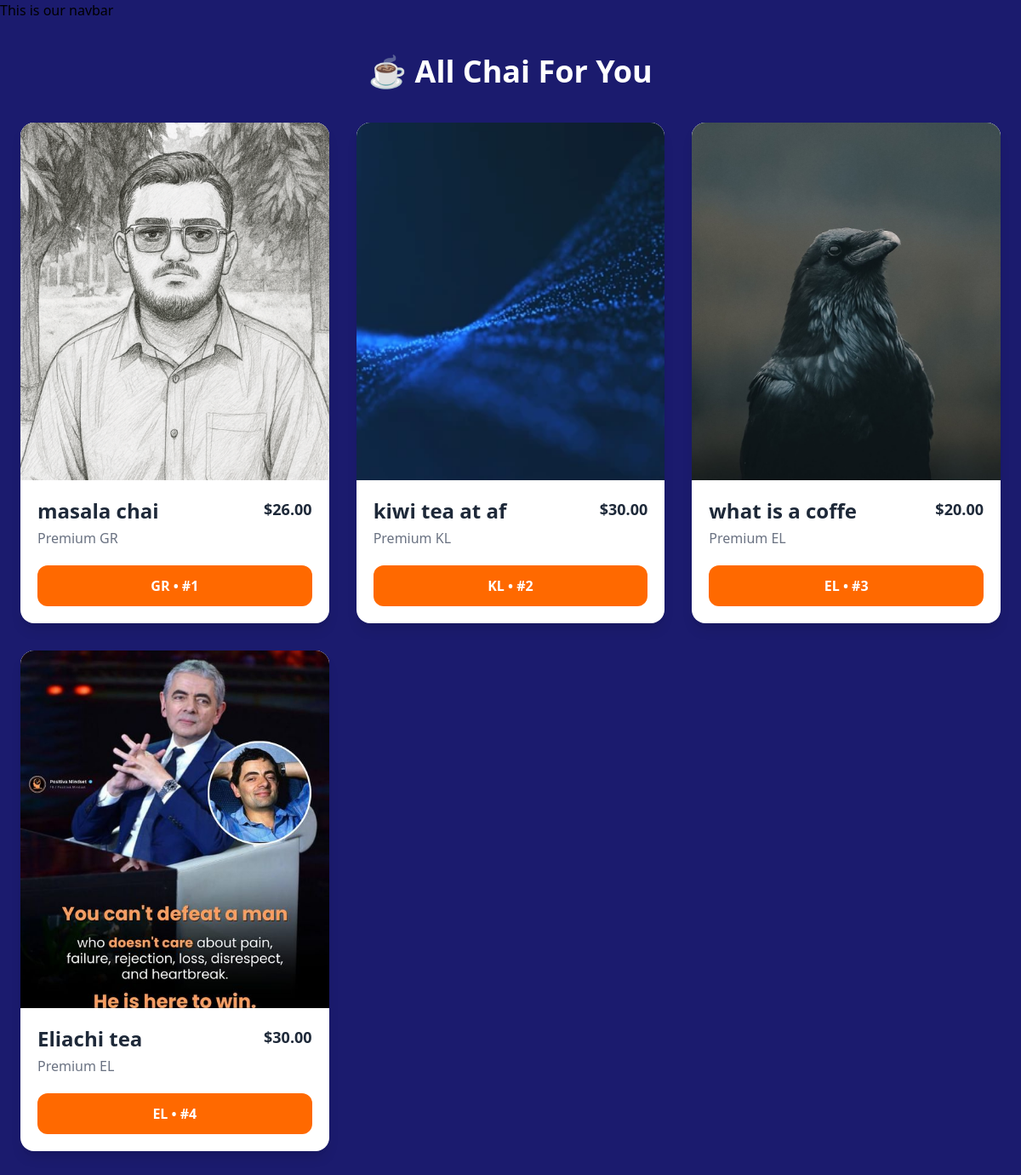
/coffe/, run on the app's committed database.
### coffe/models.py (models this page shows)
class ChaiVarity(models.Model):
    CHAI_TYPE_CHOICE = [
        ('ML','MASALA'),
        ('GR','GINGER'),
        ('KL','KIWI'),
        ('PL','PLAIN'),
        ('EL','ELACHI'),
    ]
    name = models.CharField(max_length = 100)
    image = models.ImageField(upload_to='chai/')
    data_added = models.DateTimeField(default = timezone.now)
    type = models.CharField(max_length=2,choices=CHAI_TYPE_CHOICE)
    description = models.TextField(default = '')
    price = models.DecimalField(max_digits=10, decimal_places=2)

### coffe/views.py (the view)
# urls.py: path('',views.all_coffe,name='all_coffe'),
def all_coffe(request):
    coffis = ChaiVarity.objects.all()
    return render(request,'coffe/all_coffe.html',{'coffis':coffis})

### coffe/templates/coffe/all_coffe.html
{% extends "layout.html" %}
{% block content %}
<div class="max-w-7xl mx-auto px-6 py-10">
    <h1 class="text-4xl font-bold text-center mb-10 text-gray-800">
        ☕ All Chai For You
    </h1>
    <div class="grid grid-cols-1 sm:grid-cols-2 lg:grid-cols-3 xl:grid-cols-4 gap-8">
        {% for chai in coffis %}
        <div class="bg-white rounded-2xl shadow-lg overflow-hidden hover:shadow-2xl transition duration-300">
            <div class="h-[420px] overflow-hidden bg-gray-100">
                <img
                    src="{{ chai.image.url }}"
                    alt="{{ chai.name }}"
                    class="w-full h-full object-cover hover:scale-105 transition duration-500"
                >
            </div>
            <div class="p-5">
                <div class='flex justify-between'>
                    <h3 class="text-2xl font-bold text-gray-800">
                        {{ chai.name }}
                    </h3>
                    <p class="text-lg font-semibold text-gray-800">${{chai.price}}</p>
                </div>
                <p class="text-gray-500 mt-1">
                    Premium {{ chai.type }}
                </p>
                <a href="{% url 'coffe_details' chai.id %}" class="block mt-5">
                    <button
                        class="w-full bg-orange-500 hover:bg-orange-600 text-white font-semibold py-3 rounded-xl transition duration-300"
                    >
                        {{ chai.type }} • #{{ chai.id }}
                    </button>
                </a>
            </div>
        </div>
        {% endfor %}
    </div>
</div>
{% endblock %}

### templates/layout.html (shortened to what this page needs)
{% load static tailwind_tags %}
{% load static %}
<!DOCTYPE html>
<html lang="en">
<head>
    <link rel="stylesheet" href={% static 'style.css' %}>
    {% tailwind_css %}
</head>
<body class='bg-blue-800'>
    <div>This is our navbar</div>
    {% block  content%}{% endblock %}
</body>
</html>

### static/style.css (style rules this page uses)
body { background-color: rgb(27, 27, 110); }
h1 { font: 100px; font-weight: bold; color: white; }

### data on the page
ChaiVarity: image (picture), name "masala chai", price "26.00", type "GR", id "1"
ChaiVarity: image (picture), name "kiwi tea at af", price "30.00", type "KL", id "2"
ChaiVarity: image (picture), name "what is a coffe", price "20.00", type "EL", id "3"
ChaiVarity: image (picture), name "Eliachi tea", price "30.00", type "EL", id "4"
